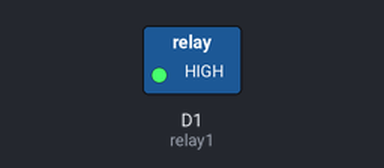
This sketch was run on a simulated ESP8266 (NodeMCU). On the bench: switched loads named in the sketch (green lamp = pin HIGH). Dashed ring = blinking.

Above: at 0.5 s.
Timing chart, 0 to 4.6 s (numbered marks = the images above):
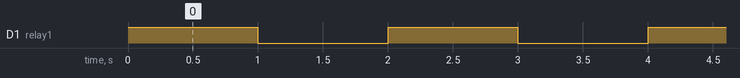

Measured:
- by itself, D1 (relay1): alternates HIGH for 1.0 s and LOW for 1.0 s

The sketch:

Workshop_3.ino
```cpp
int relay1 = D1;
void setup() {
  pinMode(relay1, OUTPUT);
}

void loop() {
 digitalWrite(relay1, HIGH);  // สั่งเปิดรีเลย์
 delay(1000);
 digitalWrite(relay1, LOW);   // สั่งปิดรีเลย์
 delay(1000);
}
```
